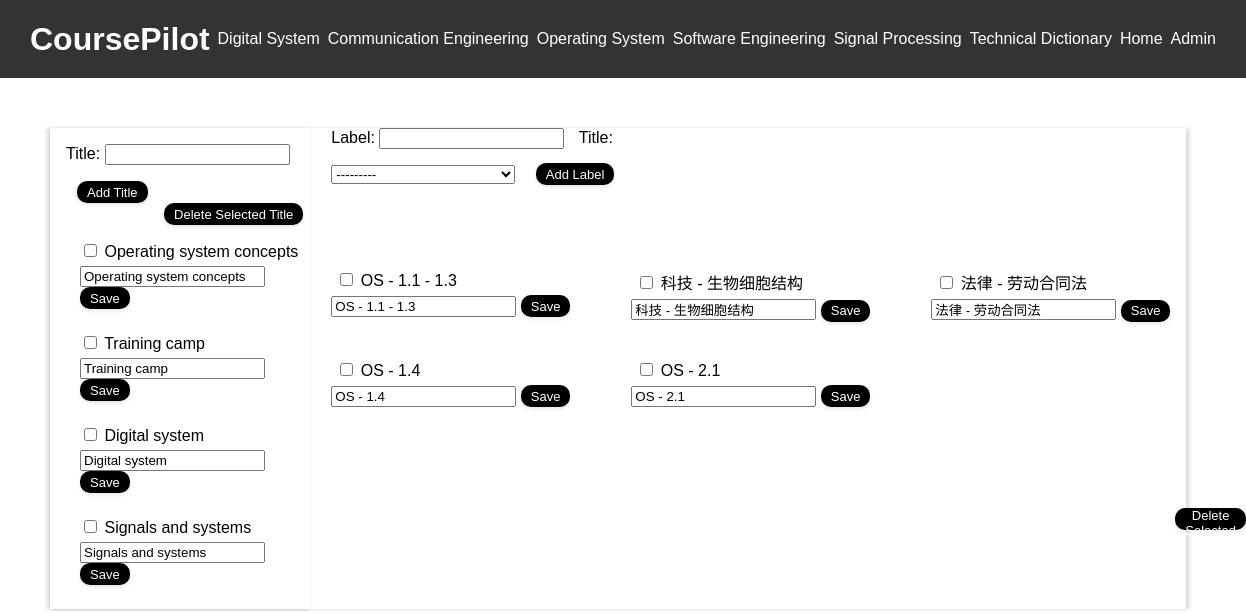
Page /EDPage/technical_terms/ on the earlier database version.
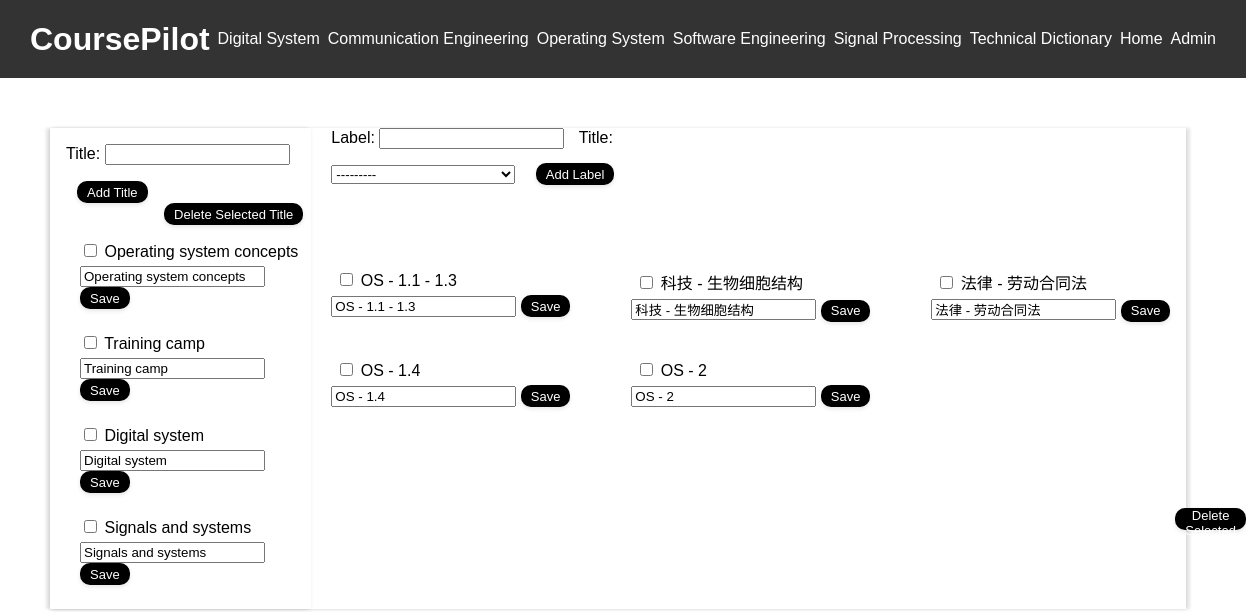
Same page on the later database version.
### courses/models.py (models this page shows, shortened)
class OSLabel(models.Model):
    id = models.AutoField(primary_key=True)
    OSLabel = models.CharField(max_length=200, null=True)
    OSTitle = models.ForeignKey(OSTitle, related_name='OS_labels', on_delete=models.CASCADE)

### courses/views.py (the view)
# urls.py: path('EDPage/technical_terms/', views.technical_terms, name='technical_terms'),
def technical_terms(request):
    error_message = None
    if request.method == 'POST':
        if 'delete_titles' in request.POST:
            titles_to_delete = request.POST.getlist('titles_to_delete')
            if titles_to_delete:
                OSTitle.objects.filter(id__in=titles_to_delete).delete()
            return redirect('courses:technical_terms')
        if 'delete_labels' in request.POST:
            labels_to_delete = request.POST.getlist('labels_to_delete')
            if labels_to_delete:
                OSLabel.objects.filter(id__in=labels_to_delete).delete()
            return redirect('courses:technical_terms')
        if 'title_form' in request.POST:
            title_form = OSTitleForm(request.POST)
            if title_form.is_valid():
                title_form.save()
                return redirect('courses:technical_terms')
            label_form = OSLabelForm()
        elif 'label_form' in request.POST:
            label_form = OSLabelForm(request.POST)
            if label_form.is_valid():
                new_label = label_form.cleaned_data['OSLabel']
                if OSLabel.objects.filter(OSLabel=new_label).exists():
                    error_message = f"The label '{new_label}' already exists."
                else:
                    label_form.save()
                    return redirect('courses:technical_terms')
            title_form = OSTitleForm()
        elif 'edit_title' in request.POST:
            title_id = request.POST.get('title_id')
            new_title = request.POST.get('new_title')
            OSTitle.objects.filter(id=title_id).update(OSTitle=new_title)
            return redirect('courses:technical_terms')
        elif 'edit_label' in request.POST:
            label_id = request.POST.get('label_id')
            new_label = request.POST.get('new_label')
            if OSLabel.objects.filter(OSLabel=new_label).exists():
                error_message = f"The label '{new_label}' already exists."
            else:
                OSLabel.objects.filter(id=label_id).update(OSLabel=new_label)
            return redirect('courses:technical_terms')
    else:
        title_form = OSTitleForm()
        label_form = OSLabelForm()
    latest_Title_list = OSTitle.objects.all()
    latest_Label_list = OSLabel.objects.all()
    context = {
        "latest_Title_list": latest_Title_list,
        "latest_Label_list": latest_Label_list,
        "title_form": title_form,
        "label_form": label_form,
        "error_message": error_message
    }
    return render(request, 'courses/detailedCourse/technical_terms.html', context)

### courses/forms.py
class OSTitleForm(forms.ModelForm):
    class Meta:
        model = OSTitle
        fields = ['OSTitle']
        labels = {
            'OSTitle': 'Title',
        }

class OSLabelForm(forms.ModelForm):
    class Meta:
        model = OSLabel
        fields = ['OSLabel', 'OSTitle']
        labels = {
            'OSLabel': 'Label',
            'OSTitle': 'Title'
        }

### courses/models.py (called while the page is built)
    def __str__(self):
        return self.OSTitle

### courses/templates/courses/detailedCourse/technical_terms.html (shortened to what this page needs)
{% extends "courses/base.html" %}
{% block content %}
<div class="table-container">
    <div class="left-column">
        <form method="post" action="{% url 'courses:technical_terms' %}" style="margin-left: 16px;">
            <span style="display: inline-block;">{{ title_form.as_p }}</span>
            <button type="submit" style="margin-left: 11px;">Add Title</button>
        </form>
        <form method="post" action="{% url 'courses:technical_terms' %}">
            <div style="text-align: right; margin-bottom: 4px; margin-right: 8px;">
                <button type="submit" name="delete_titles">Delete Selected Title</button>
            </div>
            <ul>
                {% for title in latest_Title_list %}
                <li data-title="{{ title.OSTitle }}">
                    <label>
                        <input type="checkbox" name="titles_to_delete" value="{{ title.id }}">
                        <span id="title-text-{{ title.id }}">{{ title.OSTitle }}</span>
                        <div style="padding-top: 5px;">
                            <form method="post" action="{% url 'courses:technical_terms' %}" id="edit-title-form-{{ title.id }}">
                                <input type="text" name="new_title" value="{{ title.OSTitle }}">
                                <button type="submit">Save</button>
                            </form>
                        </div>
                    </label>
                </li>
                {% endfor %}
            </ul>
        </form>
    </div>
    <div class="right-column">
        <form method="post" action="{% url 'courses:technical_terms' %}" style="margin-left: 20px; margin-right: 400px;">
            <label for="id_label" style="display: inline-block;">Label:</label>
            {{ label_form.OSLabel }}
            <label for="id_title" style="display: inline-block; margin-left: 10px;">Title:</label>
            {{ label_form.OSTitle }}
            <button type="submit" style="display: inline-block; margin-left: 16px; margin-top: 14px;">Add Label</button>
        </form>
        <form method="post" action="{% url 'courses:technical_terms' %}">
            <div class="label-group">
                {% for label in latest_Label_list %}
                    <div style="padding: 20px; width: 260px; height: 50px;">
                        <span class="label-item" data-foreign-key="{{ label.OSTitle }}" style="margin-left: 5px;">
                            <input type="checkbox" name="labels_to_delete" value="{{ label.id }}">
                            <a href="{% url 'courses:OScustom_page' %}?OSLabel={{ label.OSLabel }}" style="text-decoration: none; color: black;">{{ label.OSLabel }}</a>
                            <div style="padding-top: 5px;">
                                <form method="post" action="{% url 'courses:technical_terms' %}" id="edit-label-form-{{ label.id }}">
                                    <input type="text" name="new_label" value="{{ label.OSLabel }}">
                                    <button type="submit">Save</button>
                                </form>
                            </div>
                        </span>
                    </div>
                {% endfor %}
                <div style="padding-left: 864px; padding-top: 78px;">
                    <button type="submit" name="delete_labels">Delete Selected Label</button>
                </div>
            </div>
        </form>
    </div>
</div>
{% endblock %}

Differences in the rows shown:
changed OSLabel (number 5 of 5 on the later page): OSLabel "OS - 2.1" → "OS - 2"; new_label "OS - 2.1" → "OS - 2"
